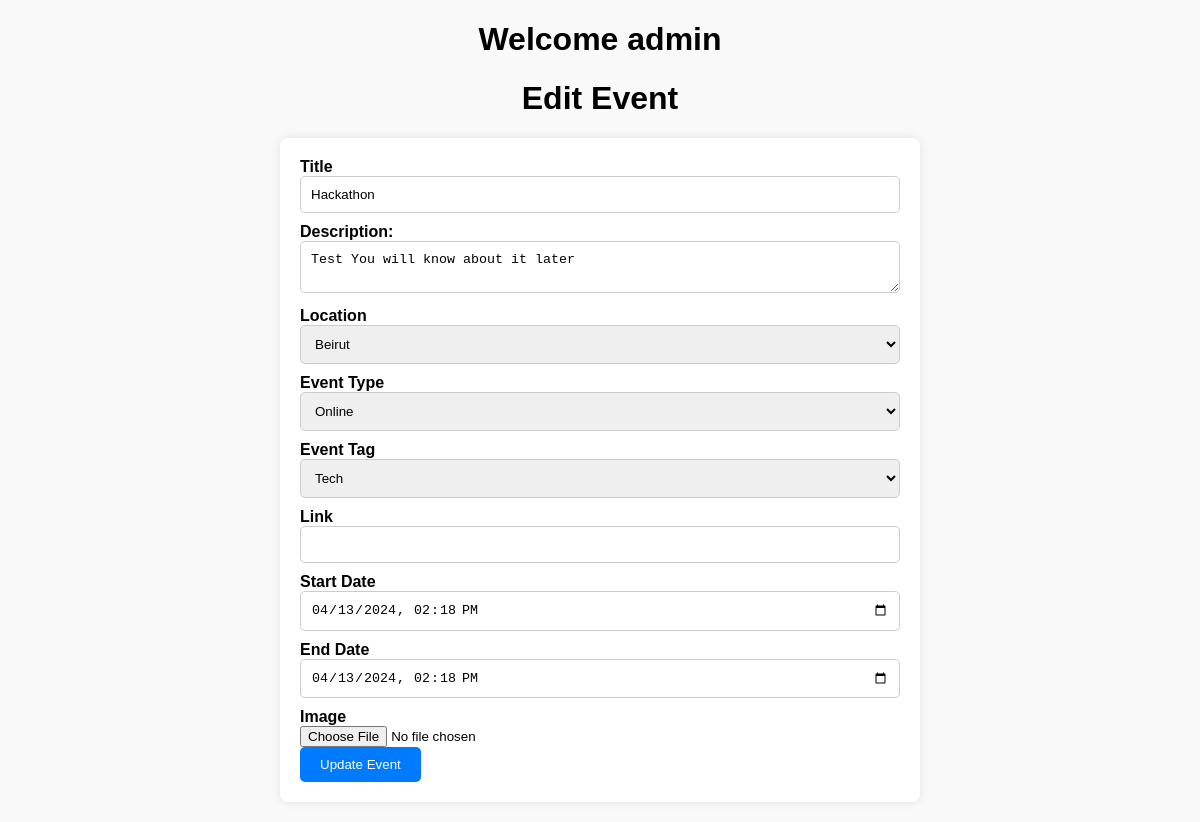
The page /events/8 (signed in) on the database its author committed.
### event_management/models.py (models this page shows, shortened)
class UserProfile(AbstractUser):
    biography = models.TextField(null=True, blank=True)
    phone = models.CharField(max_length=100, null=True, blank=True)
    address = models.CharField(max_length=100, null=True, blank=True)
    city = models.CharField(max_length=100, null=True, blank=True)
    country = models.CharField(max_length=100, null=True, blank=True)
    followers_count = models.IntegerField(default=0)

class Event(models.Model):
    id = models.AutoField(primary_key=True)
    title = models.CharField(max_length=100)
    description = models.CharField(max_length=100)
    location = models.ForeignKey(Location, on_delete=models.DO_NOTHING, null=True)
    type = models.ForeignKey(EventType, on_delete=models.DO_NOTHING, null=True)
    tag = models.ForeignKey(EventTag, on_delete=models.DO_NOTHING)
    link = models.URLField()
    start_date = models.DateTimeField()
    end_date = models.DateTimeField()
    likes_count = models.IntegerField(default=0)
    reports_count = models.IntegerField(default=0)
    created_by_id = models.ForeignKey(UserProfile, on_delete=models.DO_NOTHING, related_name='events_created')
    modified_by_id = models.ForeignKey(UserProfile, on_delete=models.DO_NOTHING, related_name='events_modified')
    created_on = models.DateTimeField()
    modified_on = models.DateTimeField()

class EventTag(models.Model):
    id = models.AutoField(primary_key=True)
    description = models.CharField(max_length=100)

### event_management/views.py (the view, shortened to what this page needs)
# urls.py: path('events/<int:event_id>', views.event_edit, name="event_edit"),
@login_required(login_url="my_login")
def event_edit(request, event_id):
    event = get_object_or_404(Event, id=event_id)
    locations = Location.objects.all()
    event_types = EventType.objects.all()
    event_tags = EventTag.objects.all()
    context = {
        'event': event,
        'locations': locations,
        'event_types': event_types,
        'event_tags': event_tags,
        'action': 'Edit'
    }
    return render(request, 'event_form.html', context)

### event_management/templates/event_form.html (shortened to what this page needs)
<!DOCTYPE html>
<html lang="en">
<head>
</head>
<body>
    <h1>Welcome {{ request.user.username }}</h1>
    <h1>{% if event %}Edit Event{% else %}Create Event{% endif %}</h1>
    <form method="post" enctype="multipart/form-data">
        <label for="title">Title</label><br>
        <input type="text" id="title" name="title" value="{% if event %}{{ event.title }}{% endif %}"><br>
        <label for="description">Description:</label><br>
        <textarea id="description" name="description">{% if event %}{{ event.description }}{% endif %}</textarea><br>
        <label for="location">Location</label><br>
        <select id="location_id" name="location_id">
            {% for location in locations %}
            <option value="{{ location.id }}">{{ location.description }}</option>
            {% endfor %}
        </select><br>
        <label for="event_type">Event Type</label><br>
        <select id="type_id" name="type_id">
            {% for event_type in event_types %}
            <option value="{{ event_type.id }}">{{ event_type.name }}</option>
            {% endfor %}
        </select><br>
        <label for="event_tag">Event Tag</label><br>
        <select id="event_tag" name="tag_id">
            {% for event_tag in event_tags %}
            <option value="{{ event_tag.id }}" {% if event and event_tag.id == event.tag_id %}selected{% endif %}>{{ event_tag.description }}</option>
            {% endfor %}
        </select><br>
        <label for="link">Link</label><br>
        <input type="url" id="link" name="link" value="{% if event %}{{ event.link }}{% endif %}"><br>
        <label for="start_date">Start Date</label><br>
        <input type="datetime-local" id="start_date" name="start_date" value="{% if event %}{{ event.start_date|date:"Y-m-d\TH:i" }}{% endif %}"><br>
        <label for="end_date">End Date</label><br>
        <input type="datetime-local" id="end_date" name="end_date" value="{% if event %}{{ event.end_date|date:"Y-m-d\TH:i" }}{% endif %}"><br>
        <label for="image">Image</label><br>
        <input type="file" id="image" name="image"><br>
        <input type="submit" value="{% if event %}Update Event{% else %}Create Event{% endif %}">
    </form>
</body>
</html>

### event_management/templates/event_form.html (style rules this page uses)
body { font-family: Arial, sans-serif; margin: 0; padding: 0; background-color: #f9f9f9; }
h1 { text-align: center; }
form { max-width: 600px; margin: 20px auto; padding: 20px; background-color: #fff; border-radius: 8px; box-shadow: 0 0 10px rgba(0, 0, 0, 0.1); }
label { font-weight: bold; }
input[type="text"], input[type="url"], select, textarea, input[type="datetime-local"] { width: 100%; padding: 10px; margin-bottom: 10px; border: 1px solid #ccc; border-radius: 5px; box-sizing: border-box; }
input[type="submit"] { padding: 10px 20px; background-color: #007bff; color: #fff; border: none; border-radius: 5px; cursor: pointer; }

### rows shown on the page
UserProfile: user.username "admin"
Event: title "Hackathon", description "Test You will know about it later", tag_id "Tech", start_date "04/13/2024 14:18", end_date "04/13/2024 14:18"

### other values the page prints
form field location_id "Beirut"
form field type_id "Online"
